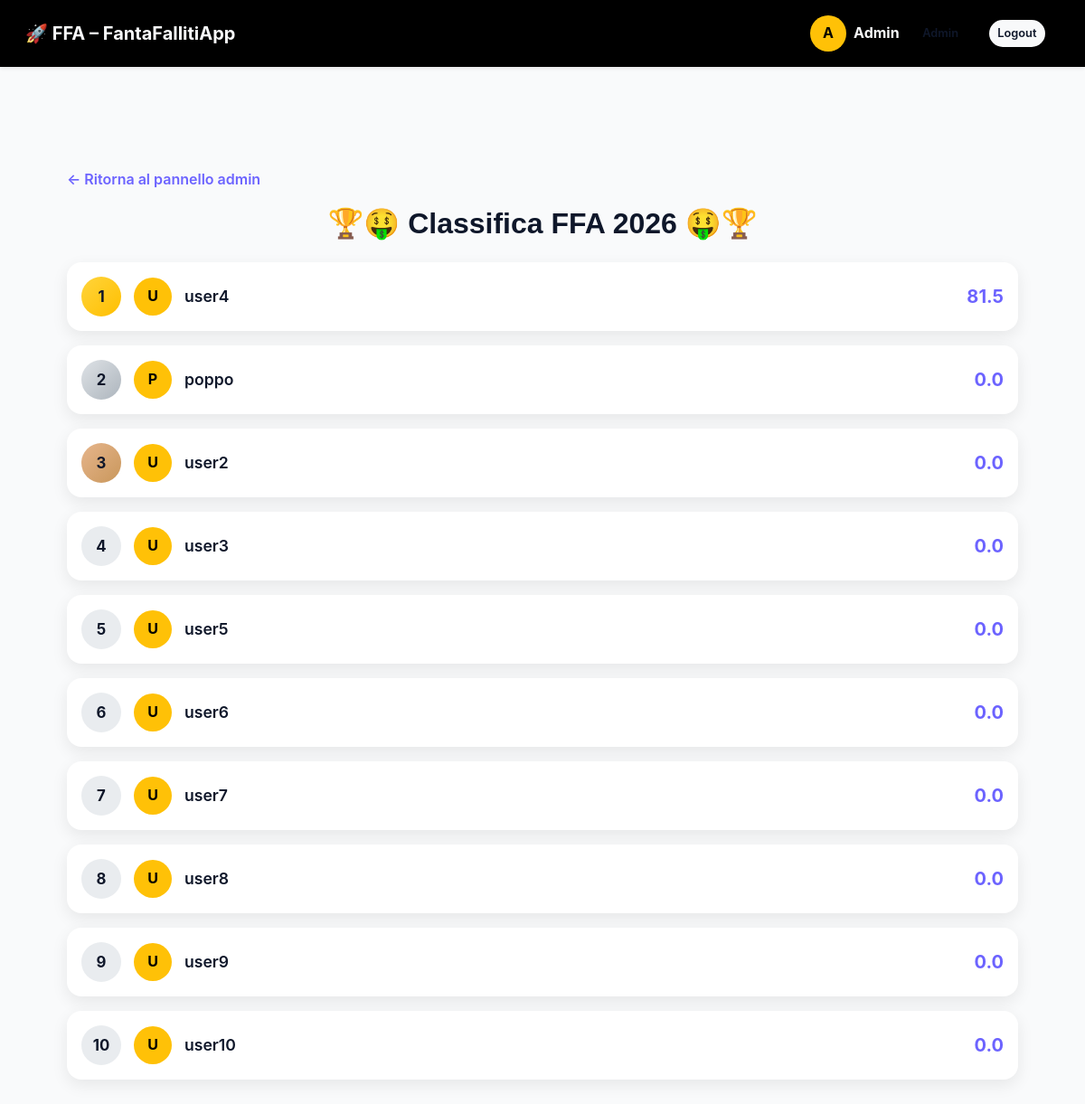
/ranking (signed in), run on the app's committed database.
### models.py (models this page shows, shortened)
class User(db.Model):
    id = db.Column(db.Integer, primary_key=True)
    username = db.Column(db.String(80), nullable=False)
    email = db.Column(db.String(120), unique=True, nullable=False)
    password_hash = db.Column(db.String(128), nullable=False)
    role = db.Column(db.String(20), default="user")
    avatar = db.Column(db.String(120), nullable=True)  # 👈 NUOVO CAMPO
    last_seen_messages = db.Column(db.DateTime, nullable=True)

### app.py (the view, shortened to what this page needs)
@app.route("/ranking")
def ranking():
    if "user_id" not in session:
        return redirect(url_for("login"))
    user = db.session.get(User, session["user_id"])
    settings = AppSettings.query.first()
    closed = not settings.predictions_open if settings else False
    ranking = []
    for u in User.query.all():
        if u.role == "admin":
            continue
        result = calculate_user_score(u.id)
        ranking.append({"user": u, "total": result["total"]})
    ranking.sort(key=lambda x: x["total"], reverse=True)
    return render_template("ranking.html", ranking=ranking)

### app.py (called while the page is built)
@app.context_processor
def inject_current_user():
    user = None
    if "user_id" in session:
        user = db.session.get(User, session["user_id"])
    return dict(current_user=user)

@app.context_processor
def inject_settings():
    return dict(app_settings=AppSettings.query.first())

### templates/ranking.html (shortened to what this page needs)
{% extends "base.html" %}
{% block content %}
{% if current_user and current_user.role == "admin" %}
  <a href="{{ url_for('admin_dashboard') }}" class="back-link">
    ← Ritorna al pannello admin
  </a>
{% else %}
  <a href="{{ url_for('dashboard') }}" class="back-link">
    ← Ritorna alla dashboard
  </a>
{% endif %}
<h2 class="mb-4 text-center">🏆🤑 Classifica FFA 2026 🤑🏆</h2>
{% for row in ranking %}
<div class="rank-card
  {% if loop.index == 1 %}gold{% elif loop.index == 2 %}silver{% elif loop.index == 3 %}bronze{% endif %}
">
  <div class="rank-pos">{{ loop.index }}</div>
  {% if row.user.avatar %}
    <img
      src="{{ url_for('static', filename='avatars/' ~ row.user.avatar) }}"
      class="rank-avatar"
      alt="Avatar"
    >
  {% else %}
    <div class="rank-avatar-fallback">
      {{ row.user.username[0]|upper }}
    </div>
  {% endif %}
  <div class="rank-name">
    <a href="{{ url_for('score_detail', user_id=row.user.id) }}">
      {{ row.user.username }}
    </a>
  </div>
  <div class="rank-score">
    {{ "%.1f"|format(row.total) }}
  </div>
</div>
{% endfor %}
{% endblock %}

### templates/base.html (shortened to what this page needs)
<!DOCTYPE html>
<html lang="it">
<head>
  <link href="https://cdn.jsdelivr.net/npm/bootstrap@5.3.2/dist/css/bootstrap.min.css" rel="stylesheet">
  <link rel="stylesheet" href="{{ url_for('static', filename='style.css') }}">
</head>
<body>
<nav class="navbar navbar-expand-lg navbar-dark bg-black shadow-sm px-3">
  <div class="container-fluid">
    <a class="navbar-brand fw-bold" href="{{ url_for('index') }}">
      🚀 FFA – FantaFallitiApp
    </a>
    <div class="d-flex align-items-center ms-auto gap-2">
      {% if current_user.username %}
        {% if current_user.avatar %}
          <img
            src="{{ url_for('static', filename='avatars/' ~ current_user.avatar) }}"
            alt="Avatar"
            class="user-avatar-img"
          >
        {% else %}
          <div class="user-avatar">
            {{ current_user.username[0]|upper }}
          </div>
        {% endif %}
        <span class="fw-bold text-light me-2">
          {{ current_user.username }}
        </span>
        {% if current_user.role == "admin" %}
          <a href="{{ url_for('admin_dashboard') }}" class="btn btn-outline-light btn-sm">
            Admin
          </a>
        {% else %}
          <a href="{{ url_for('profile') }}" class="btn btn-outline-light btn-sm">
            👤 Profilo
          </a>
        {% endif %}
        <a href="{{ url_for('logout') }}" class="btn btn-light btn-sm">
          Logout
        </a>
      {% endif %}
    </div>
  </div>
</nav>
<div class="container mt-3">
</div>
<div class="container my-4">
  {% block content %}{% endblock %}
</div>
</body>
</html>

### static/style.css (style rules this page uses)
:root { --primary: #6c63ff; --primary-dark: #554ee0; --accent: #2dd4bf; --bg: #f9fafb; --surface: #ffffff; --text: #0f172a; --text-muted: #64748b; --radius-sm: 8px; --radius: 14px; --radius-lg: 20px; --shadow-sm: 0 4px 10px rgba(0,0,0,0.06); --shadow: 0 10px 30px rgba(0,0,0,0.08); --transition: 0.25s ease; }
*, *::before, *::after { box-sizing: border-box; }
body { margin: 0; font-family: 'Inter', system-ui, sans-serif; background: var(--bg); color: var(--text); line-height: 1.6; }
h1, h2, h3, h4 { font-family: 'Poppins', sans-serif; font-weight: 600; }
.container { max-width: 1100px; margin: 0 auto; padding: 1.5rem; }
.navbar { background: var(--surface); padding: 1rem 1.5rem; box-shadow: var(--shadow-sm); display: flex; align-items: center; justify-content: space-between; }
.navbar a { text-decoration: none; color: var(--text); font-weight: 600; margin-right: 1rem; }
.btn { display: inline-flex; align-items: center; justify-content: center; padding: 0.7rem 1.2rem; border-radius: var(--radius); border: none; cursor: pointer; font-weight: 600; transition: var(--transition); text-decoration: none; }
.btn-sm { padding: 0.35rem 0.6rem; font-size: 0.8rem; border-radius: 999px; }
.back-link { display: inline-flex; align-items: center; gap: 0.4rem; text-decoration: none; font-weight: 600; color: var(--primary); margin-bottom: 1rem; }
.text-center { text-align: center; }
.navbar.bg-black, .navbar.bg-black .navbar-brand, .navbar.bg-black .nav-link { color: #f9fafb !important; }
.user-avatar { width: 40px; height: 40px; border-radius: 50%; background: #ffc107; color: #000; display: flex; align-items: center; justify-content: center; font-weight: bold; }

### templates/ranking.html (style rules this page uses)
.rank-card { background: white; border-radius: 16px; padding: 16px; margin-bottom: 16px; box-shadow: 0 6px 18px rgba(0,0,0,.08); display: flex; align-items: center; gap: 14px; transition: transform .15s ease, box-shadow .15s ease; }
.rank-pos { width: 44px; height: 44px; border-radius: 50%; background: #e9ecef; display: flex; align-items: center; justify-content: center; font-weight: 700; font-size: 1.05rem; flex-shrink: 0; }
.rank-card.gold .rank-pos { background: linear-gradient(135deg, #ffd43b, #ffbf00); }
.rank-card.silver .rank-pos { background: linear-gradient(135deg, #dee2e6, #adb5bd); }
.rank-card.bronze .rank-pos { background: linear-gradient(135deg, #e6b58c, #c9975b); }
.rank-avatar, .rank-avatar-fallback { width: 42px; height: 42px; border-radius: 50%; object-fit: cover; flex-shrink: 0; }
.rank-avatar-fallback { background: #ffc107; color: #000; display: flex; align-items: center; justify-content: center; font-weight: 700; font-size: 1rem; }
.rank-name { flex-grow: 1; font-size: 1.1rem; font-weight: 600; }
.rank-name a { text-decoration: none; color: var(--text); }
.rank-score { font-size: 1.25rem; font-weight: 700; color: var(--primary); min-width: 60px; text-align: right; }

### data on the page
User: username "A", username "Admin"
User: user "U", user.username "user4"
User: user "P", user.username "poppo"
User: user "U", user.username "user2"
User: user "U", user.username "user3"
User: user "U", user.username "user5"
User: user "U", user.username "user6"
User: user "U", user.username "user7"
User: user "U", user.username "user8"
User: user "U", user.username "user9"
User: user "U", user.username "user10"

### other printed values
{{ "%.1f"|format(row.total) }} "81.5" "0.0" "0.0" "0.0" "0.0" "0.0" "0.0" "0.0" "0.0" "0.0"
